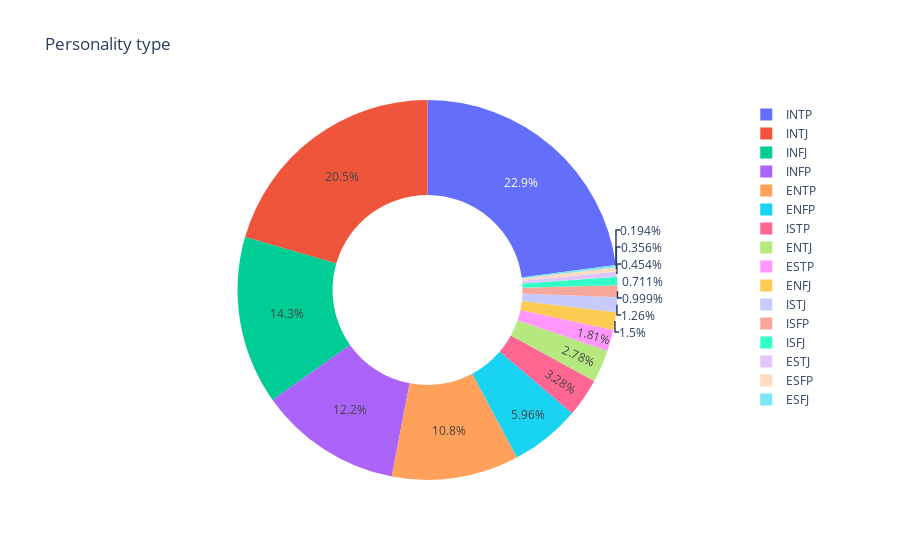

The cell this chart's notebook holds for it:
### Code cell
px.pie(datas, names='type', title='Personality type',hole=0.5)

### Figure 1 — Plotly figure (JSON) as saved in the notebook; plotly's stock layout.template omitted (floating-point values rounded to 4 significant figures; data arrays with more than 128 entries replaced by an {"elided": "..."} marker saying what was removed)
{"data": [{"domain": {"x": [0, 1], "y": [0, 1]}, "hole": 0.5, "hovertemplate": "type=%{label}<extra></extra>", "labels": {"elided": "114742 str values"}, "legendgroup": "", "name": "", "showlegend": true, "type": "pie"}], "layout": {"legend": {"tracegroupgap": 0}, "title": {"text": "Personality type"}}}
